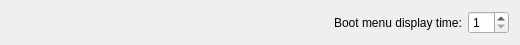
<?xml version="1.0" encoding="UTF-8"?>
<ui version="4.0">
 <class>OptionsWidget</class>
 <widget class="QWidget" name="OptionsWidget">
  <property name="geometry">
   <rect>
    <x>0</x>
    <y>0</y>
    <width>520</width>
    <height>35</height>
   </rect>
  </property>
  <property name="windowTitle">
   <string notr="true">OptionsWidget</string>
  </property>
  <layout class="QHBoxLayout" name="horizontalLayout">
   <item>
    <spacer name="horizontalSpacer">
     <property name="orientation">
      <enum>Qt::Horizontal</enum>
     </property>
     <property name="sizeHint" stdset="0">
      <size>
       <width>307</width>
       <height>20</height>
      </size>
     </property>
    </spacer>
   </item>
   <item>
    <widget class="QLabel" name="label">
     <property name="text">
      <string>Boot menu display time:</string>
     </property>
    </widget>
   </item>
   <item>
    <widget class="QSpinBox" name="spinTimeout">
     <property name="minimum">
      <number>1</number>
     </property>
     <property name="maximum">
      <number>60</number>
     </property>
    </widget>
   </item>
  </layout>
 </widget>
 <resources/>
 <connections/>
</ui>
